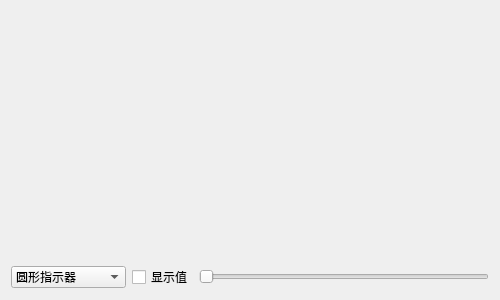
<?xml version="1.0" encoding="UTF-8"?>
<ui version="4.0">
 <class>frmGaugeDial</class>
 <widget class="QWidget" name="frmGaugeDial">
  <property name="geometry">
   <rect>
    <x>0</x>
    <y>0</y>
    <width>500</width>
    <height>300</height>
   </rect>
  </property>
  <property name="windowTitle">
   <string>Form</string>
  </property>
  <layout class="QVBoxLayout" name="verticalLayout">
   <item>
    <widget class="QExtDial" name="gaugeDial" native="true">
     <property name="sizePolicy">
      <sizepolicy hsizetype="Preferred" vsizetype="Expanding">
       <horstretch>0</horstretch>
       <verstretch>0</verstretch>
      </sizepolicy>
     </property>
    </widget>
   </item>
   <item>
    <layout class="QHBoxLayout" name="horizontalLayout">
     <item>
      <widget class="QComboBox" name="cboxPointerStyle">
       <property name="minimumSize">
        <size>
         <width>110</width>
         <height>0</height>
        </size>
       </property>
       <item>
        <property name="text">
         <string>圆形指示器</string>
        </property>
       </item>
       <item>
        <property name="text">
         <string>指针指示器</string>
        </property>
       </item>
       <item>
        <property name="text">
         <string>圆角指针指示器</string>
        </property>
       </item>
       <item>
        <property name="text">
         <string>三角形指示器</string>
        </property>
       </item>
      </widget>
     </item>
     <item>
      <widget class="QCheckBox" name="ckShowValue">
       <property name="text">
        <string>显示值</string>
       </property>
      </widget>
     </item>
     <item>
      <widget class="QSlider" name="horizontalSlider">
       <property name="maximum">
        <number>100</number>
       </property>
       <property name="orientation">
        <enum>Qt::Horizontal</enum>
       </property>
      </widget>
     </item>
    </layout>
   </item>
  </layout>
 </widget>
 <customwidgets>
  <customwidget>
   <class>QExtDial</class>
   <extends>QWidget</extends>
   <header>qextDial.h</header>
  </customwidget>
 </customwidgets>
 <resources/>
 <connections/>
</ui>
